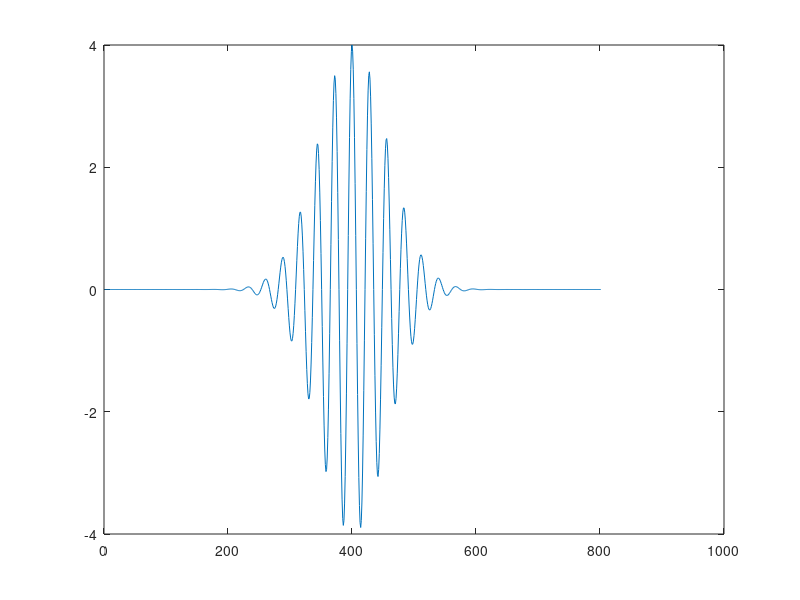

Recreate this plot in MATLAB. (Note: this script raises an error after producing the figure.)

clear;close all;clc
addpath('/Users/ssroka/Documents/MATLAB/util/')

%% ---------------------- User input --------------------------------------
sst_hi = 300; % K
sst_lo = 270; % K
p2p_SST = 8;
uT_coeff = 0.44;
L_km = 350; % km

filter_length_km = 400;  % km 250 km default

% 1 degree of latitude is 100km
% range to investigate is 50km to 400km averaging box
% domain to consider is 
% 4000 km x 4000 km 
xlim_km = [0 10000];

N = 801;
DT = 0.5;
p = 101325; % Pa @ surface
RH = 80; % 
u_bar = 4; % m/s


%% --------------------- Begin --------------------------------------------
xlim = xlim_km*1e3;
L = L_km*1e3;
filter_length = filter_length_km*1e3;

x = linspace(xlim(1),xlim(2),N)';
dx = x(2)-x(1);
N_seg = floor(diff(xlim)/filter_length);
seg_length = floor((N-1)/N_seg); % points/segment
h = floor(seg_length/2); % points/segment

% ---- SST ----
G_window = normpdf(x,mean(xlim),2*L);
SST = G_window./max(G_window).*(0.5*(p2p_SST)*sin(x*2*pi/L));
% SST = (sst_hi-sst_lo)*x/xlim(2)+sst_lo;
plot(SST)
SST_prime = zeros(N,1);

for ip = h+1:N-h-1
    SST_prime(ip) = SST(ip)-mean(SST(ip-h:ip+h));
end
% ---- u ----
u = u_bar+SST_prime*uT_coeff;
u_prime = zeros(N,1);

% ---- qo ----
qo = SAM_qsatWater(SST, p) ; 
qo_prime = zeros(N,1);

% ---- qa ----
e_sat = SAM_psatWater(SST-DT);
e = RH/100*e_sat;
r = 0.622 * e ./ max(e, p-e);
qa = r./(1+r);
qa_prime = zeros(N,1);

inds_minh = h+1:N-h-1;
inds_min2h = 2*h+1:N-2*h-1;

for ip = h+1:N-h-1
    inds = (ip-h:ip+h);
    SST_prime(ip) = SST(ip)-mean(SST(inds));
    u_prime(ip)   = u(ip)-mean(u(inds));
    qo_prime(ip)  = qo(ip)-mean(qo(inds));
    qa_prime(ip)  = qa(ip)-mean(qa(inds));
end

for ip = 2*h+1:N-2*h-1
    inds = (ip-h:ip+h);
    ratio(ip) = mean(u_prime(inds).*(qo_prime(inds)-qa_prime(inds)))/(mean(u(inds))*(mean(qo(inds))-mean(qa(inds))));
end

F_LAT =max(1e-3*1.2*2.26e6*u.*(qo-qa))
F_SEN =max(1e-3*1.2*4186*u.*(DT*ones(length(qo),1)))

plot(F_LAT)
hold on
plot(F_SEN)
hold off
subplot(3,1,1)
yyaxis left
plot(x(inds_minh)*1e-3,SST(inds_minh),'linewidth',2)
ylabel('SST'' [K]')
xlabel(' [km] ')
hold on
yyaxis right
plot(x(inds_minh)*1e-3,u(inds_minh),'-','linewidth',2)
ylabel('u [m/s]')
set(gca,'fontsize',20)

addpath('/Users/ssroka/Documents/MATLAB/util/')

subplot(3,1,2)
plot(x(inds_minh)*1e-3,qo_prime(inds_minh),'linewidth',2)
hold on
plot(x(inds_minh)*1e-3,qa_prime(inds_minh),'linewidth',2)
xlabel(' [km] ')
legend('q_o'' [kg/kg]','q_a'' [kg/kg]')
set(gca,'fontsize',20)

subplot(3,1,3)
plot(x(inds_min2h)*1e-3,ratio(inds_min2h),'linewidth',2)
xlabel(' [km] ')
title('$$ \frac{\overline{u''(q_o''-q_a'')}}{|\overline{u}|(\overline{q_o}-\overline{q_a})} $$','interpreter','latex')


set(gcf,'color','w','position',[721     1   720   804])
set(gca,'fontsize',20)


[min(ratio(ratio>0)) max(ratio(ratio>0))]



return

% filter length = 250 km
% u_coeff = 0.3 default
% sst_hi = 303; % K
% sst_lo = 293; % K



% filter length = 50 km  1.0907e-06 1.3295e-04
% filter length = 100 km 0.0013     0.0043
% filter length = 150 km 0.0082     0.0187
% filter length = 200 km 0.0385     0.0788
% filter length = 250 km 0.0928     0.1551
% filter length = 300 km 0.2293     0.2293
% filter length = 350 km 0.3058     0.5551
% filter length = 400 km 0.3281     0.6444



% u_coeff

 % 0.2   0.0640    0.1017

 % 0.25   0.0787    0.1282

  % 0.3  0.0928    0.1551

  % 0.35  0.1064    0.1824

  % 0.4  0.1196    0.2102

  % 0.45 0.1323    0.2389


%% plot correlations

% 
% figure
% 
% subplot(1,2,1)
% FL_mat = [1.0907e-06 1.3295e-04
% 0.0013     0.0043
% 0.0082     0.0187
% 0.0385     0.0788
% 0.0928     0.1551
%  0.2293     0.2293
% 0.3058     0.5551
% 0.3281     0.6444];
% count = 1;
% for i = 50:50:400
%     plot([i i],FL_mat(count,:),'k-*')
%     count = count + 1;
%     hold on
% end
% 
% xlabel('Filter length [km]')
% title('$$ \frac{\overline{u''(q_o''-q_a'')}}{|\overline{u}|(\overline{q_o}-\overline{q_a})} $$','interpreter','latex')
% 
% set(gcf,'color','w','position',[721     1   720   804])
% set(gca,'fontsize',20)
% % ax1 = gca; % current axes
% % ax1_pos = ax1.Position; % position of first axes
% % ax2 = axes('Position',ax1_pos,...
% %     'XAxisLocation','top',...
% %     'YAxisLocation','right',...
% %     'Color','none');
% 
% count = 1;
% for i = 50:50:400
%     plot([i i]./L_km,FL_mat(count,:),'k-*')
%     count = count + 1;
%     hold on
% end
% 
% 
% subplot(1,2,2)
% u_coeff_rat = [ 0.2   0.0640    0.1017
% 
%  0.25   0.0787    0.1282
% 
%   0.3  0.0928    0.1551
% 
%   0.35  0.1064    0.1824
% 
%   0.4  0.1196    0.2102
% 
%   0.45 0.1323    0.2389 ]
% 
% for i = 1:length(u_coeff_rat)
%     plot([1 1]*u_coeff_rat(i,1),u_coeff_rat(i,2:3),'b-o')
%     hold on
% end
% xlabel('coupling coeff')
% title('$$ \frac{\overline{u''(q_o''-q_a'')}}{|\overline{u}|(\overline{q_o}-\overline{q_a})} $$','interpreter','latex')
% 
% set(gcf,'color','w','position',[721     1   720   804])
% set(gca,'fontsize',20)






